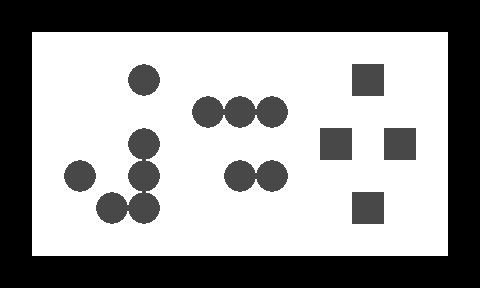

Tiled map render using the project's own tile images. Description and the whole map definition, tile-layer contents included, below:
An orthogonal 15x9 tile map with 32x32 px tiles, 2 tile layers (1, 2).

<map version="1.0" orientation="orthogonal" width="15" height="9" tilewidth="32" tileheight="32">
 <tileset firstgid="1" name="n_tiles1" tilewidth="32" tileheight="32">
  <image source="../../images/map/common/n_tiles1.png" width="128" height="64" />
 </tileset>
 <layer name="1" width="15" height="9">
  <data encoding="csv">
1,1,1,1,1,1,1,1,1,1,1,1,1,1,1,
1,1,1,1,1,1,1,1,1,1,1,1,1,1,1,
1,1,1,1,1,1,1,1,1,1,1,1,1,1,1,
1,1,1,1,1,1,1,1,1,1,1,1,1,1,1,
1,1,1,1,1,1,1,1,1,1,1,1,1,1,1,
1,1,1,1,1,1,1,1,1,1,1,1,1,1,1,
1,1,1,1,1,1,1,1,1,1,1,1,1,1,1,
1,1,1,1,1,1,1,1,1,1,1,1,1,1,1,
1,1,1,1,1,1,1,1,1,1,1,1,1,1,1
</data>
 </layer>
 <layer name="2" width="15" height="9">
  <data encoding="csv">
2,2,2,2,2,2,2,2,2,2,2,2,2,2,2,
2,0,0,0,0,0,0,0,0,0,0,0,0,0,2,
2,0,0,0,3,0,0,0,0,0,0,4,0,0,2,
2,0,0,0,0,0,3,3,3,0,0,0,0,0,2,
2,0,0,0,3,0,0,0,0,0,4,0,4,0,2,
2,0,3,0,3,0,0,3,3,0,0,0,0,0,2,
2,0,0,3,3,0,0,0,0,0,0,4,0,0,2,
2,0,0,0,0,0,0,0,0,0,0,0,0,0,2,
2,2,2,2,2,2,2,2,2,2,2,2,2,2,2
</data>
 </layer>
</map>
